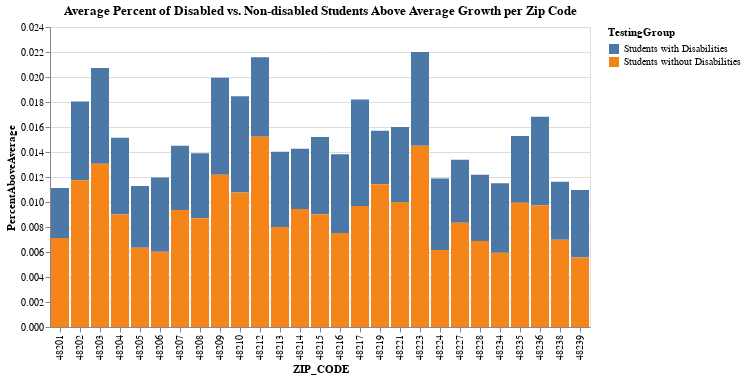

Notebook code cell kept with this figure:
### Code cell
#Chart showing the difference between students with and without disabilities who were above average
zip_dis_nondis_numabove = alt.Chart(df_zip_dis_nondis).mark_bar().encode(
    alt.X('ZIP_CODE:N', sort=alt.EncodingSortField(field="ZIP_CODE", op="count", order='ascending')),
    y=alt.Y('PercentAboveAverage:Q'),
    color = 'TestingGroup:N',
    tooltip=['ZIP_CODE', 'TestingGroup','PercentAboveAverage']
).interactive(
).properties(
        title = 'Average Percent of Disabled vs. Non-disabled Students Above Average Growth per Zip Code'
)

zip_dis_nondis_numabove

### Figure 1 — Vega-Lite specification as saved in the notebook (floating-point values rounded to 4 significant figures)
{"config": {"view": {"continuousWidth": 400, "continuousHeight": 300}}, "data": {"name": "data-90c6017a16687f081c61fa63d03ba428"}, "mark": "bar", "encoding": {"color": {"type": "nominal", "field": "TestingGroup"}, "tooltip": [{"type": "quantitative", "field": "ZIP_CODE"}, {"type": "nominal", "field": "TestingGroup"}, {"type": "quantitative", "field": "PercentAboveAverage"}], "x": {"type": "nominal", "field": "ZIP_CODE", "sort": {"field": "ZIP_CODE", "op": "count", "order": "ascending"}}, "y": {"type": "quantitative", "field": "PercentAboveAverage"}}, "selection": {"selector004": {"type": "interval", "bind": "scales", "encodings": ["x", "y"]}}, "title": "Average Percent of Disabled vs. Non-disabled Students Above Average Growth per Zip Code", "$schema": "https://vega.github.io/schema/vega-lite/v4.8.1.json", "datasets": {"data-90c6017a16687f081c61fa63d03ba428": [{"ZIP_CODE": 48201, "TestingGroup": "Students with Disabilities", "ISDCode": 82.0, "PhoneNumber": 3134000000.0, "NumberAboveAverageGrowth": 0.003726, "NumberAverageGrowth": 0.002672, "NumberBelowAverageGrowth": 0.002727, "PercentAboveAverage": 0.004002, "PercentAverageGrowth": 0.003931, "PercentBelowAverage": 0.004285, "TotalIncluded": 0.001239, "MeanSGP": 0.003386}, {"ZIP_CODE": 48201, "TestingGroup": "Students without Disabilities", "ISDCode": 82.0, "PhoneNumber": 3134000000.0, "NumberAboveAverageGrowth": 0.0154, "NumberAverageGrowth": 0.01957, "NumberBelowAverageGrowth": 0.01911, "PercentAboveAverage": 0.007117, "PercentAverageGrowth": 0.01064, "PercentBelowAverage": 0.01087, "TotalIncluded": 0.01933, "MeanSGP": 0.009481}, {"ZIP_CODE": 48202, "TestingGroup": "Students with Disabilities", "ISDCode": 82.0, "PhoneNumber": 3137000000.0, "NumberAboveAverageGrowth": 0.003726, "NumberAverageGrowth": 0.002717, "NumberBelowAverageGrowth": 0.00284, "PercentAboveAverage": 0.006304, "PercentAverageGrowth": 0.007248, "PercentBelowAverage": 0.008596, "TotalIncluded": 0.001797, "MeanSGP": 0.007097}, {"ZIP_CODE": 48202, "TestingGroup": "Students without Disabilities", "ISDCode": 82.0, "PhoneNumber": 3137000000.0, "NumberAboveAverageGrowth": 0.008259, "NumberAverageGrowth": 0.007348, "NumberBelowAverageGrowth": 0.006672, "PercentAboveAverage": 0.01174, "PercentAverageGrowth": 0.009631, "PercentBelowAverage": 0.008639, "TotalIncluded": 0.007362, "MeanSGP": 0.01145}, {"ZIP_CODE": 48203, "TestingGroup": "Students with Disabilities", "ISDCode": 82.0, "PhoneNumber": 3139000000.0, "NumberAboveAverageGrowth": 0.003726, "NumberAverageGrowth": 0.002672, "NumberBelowAverageGrowth": 0.002937, "PercentAboveAverage": 0.007662, "PercentAverageGrowth": 0.007701, "PercentBelowAverage": 0.008095, "TotalIncluded": 0.001794, "MeanSGP": 0.007976}, {"ZIP_CODE": 48203, "TestingGroup": "Students without Disabilities", "ISDCode": 82.0, "PhoneNumber": 3139000000.0, "NumberAboveAverageGrowth": 0.01205, "NumberAverageGrowth": 0.009753, "NumberBelowAverageGrowth": 0.01014, "PercentAboveAverage": 0.01306, "PercentAverageGrowth": 0.008774, "PercentBelowAverage": 0.008527, "TotalIncluded": 0.0109, "MeanSGP": 0.01195}, {"ZIP_CODE": 48204, "TestingGroup": "Students with Disabilities", "ISDCode": 82.0, "PhoneNumber": 3135000000.0, "NumberAboveAverageGrowth": 0.004045, "NumberAverageGrowth": 0.003932, "NumberBelowAverageGrowth": 0.00456, "PercentAboveAverage": 0.006135, "PercentAverageGrowth": 0.007776, "PercentBelowAverage": 0.009083, "TotalIncluded": 0.003409, "MeanSGP": 0.007255}, {"ZIP_CODE": 48204, "TestingGroup": "Students without Disabilities", "ISDCode": 82.0, "PhoneNumber": 3135000000.0, "NumberAboveAverageGrowth": 0.01931, "NumberAverageGrowth": 0.01808, "NumberBelowAverageGrowth": 0.016, "PercentAboveAverage": 0.008995, "PercentAverageGrowth": 0.01067, "PercentBelowAverage": 0.009551, "TotalIncluded": 0.01842, "MeanSGP": 0.01038}, {"ZIP_CODE": 48205, "TestingGroup": "Students with Disabilities", "ISDCode": 82.0, "PhoneNumber": 3138000000.0, "NumberAboveAverageGrowth": 0.003888, "NumberAverageGrowth": 0.003648, "NumberBelowAverageGrowth": 0.004128, "PercentAboveAverage": 0.004944, "PercentAverageGrowth": 0.008644, "PercentBelowAverage": 0.009608, "TotalIncluded": 0.002976, "MeanSGP": 0.006965}, {"ZIP_CODE": 48205, "TestingGroup": "Students without Disabilities", "ISDCode": 82.0, "PhoneNumber": 3138000000.0, "NumberAboveAverageGrowth": 0.01087, "NumberAverageGrowth": 0.01663, "NumberBelowAverageGrowth": 0.01881, "PercentAboveAverage": 0.006337, "PercentAverageGrowth": 0.01091, "PercentBelowAverage": 0.01115, "TotalIncluded": 0.01675, "MeanSGP": 0.009026}, {"ZIP_CODE": 48206, "TestingGroup": "Students with Disabilities", "ISDCode": 82.0, "PhoneNumber": 3134000000.0, "NumberAboveAverageGrowth": 0.003763, "NumberAverageGrowth": 0.002886, "NumberBelowAverageGrowth": 0.003381, "PercentAboveAverage": 0.005932, "PercentAverageGrowth": 0.005344, "PercentBelowAverage": 0.005836, "TotalIncluded": 0.002177, "MeanSGP": 0.005352}, {"ZIP_CODE": 48206, "TestingGroup": "Students without Disabilities", "ISDCode": 82.0, "PhoneNumber": 3134000000.0, "NumberAboveAverageGrowth": 0.009935, "NumberAverageGrowth": 0.01036, "NumberBelowAverageGrowth": 0.01283, "PercentAboveAverage": 0.006026, "PercentAverageGrowth": 0.009529, "PercentBelowAverage": 0.01275, "TotalIncluded": 0.01134, "MeanSGP": 0.008737}, {"ZIP_CODE": 48207, "TestingGroup": "Students with Disabilities", "ISDCode": 82.0, "PhoneNumber": 3135000000.0, "NumberAboveAverageGrowth": 0.003891, "NumberAverageGrowth": 0.003384, "NumberBelowAverageGrowth": 0.004027, "PercentAboveAverage": 0.005141, "PercentAverageGrowth": 0.006757, "PercentBelowAverage": 0.007856, "TotalIncluded": 0.00278, "MeanSGP": 0.005972}, {"ZIP_CODE": 48207, "TestingGroup": "Students without Disabilities", "ISDCode": 82.0, "PhoneNumber": 3135000000.0, "NumberAboveAverageGrowth": 0.01174, "NumberAverageGrowth": 0.01396, "NumberBelowAverageGrowth": 0.01376, "PercentAboveAverage": 0.009368, "PercentAverageGrowth": 0.01075, "PercentBelowAverage": 0.009223, "TotalIncluded": 0.01404, "MeanSGP": 0.01078}, {"ZIP_CODE": 48208, "TestingGroup": "Students with Disabilities", "ISDCode": 82.0, "PhoneNumber": 3136000000.0, "NumberAboveAverageGrowth": 0.003726, "NumberAverageGrowth": 0.003001, "NumberBelowAverageGrowth": 0.003142, "PercentAboveAverage": 0.005207, "PercentAverageGrowth": 0.007153, "PercentBelowAverage": 0.007137, "TotalIncluded": 0.001763, "MeanSGP": 0.005993}, {"ZIP_CODE": 48208, "TestingGroup": "Students without Disabilities", "ISDCode": 82.0, "PhoneNumber": 3136000000.0, "NumberAboveAverageGrowth": 0.009811, "NumberAverageGrowth": 0.008127, "NumberBelowAverageGrowth": 0.006672, "PercentAboveAverage": 0.00869, "PercentAverageGrowth": 0.008588, "PercentBelowAverage": 0.007203, "TotalIncluded": 0.007859, "MeanSGP": 0.008908}, {"ZIP_CODE": 48209, "TestingGroup": "Students with Disabilities", "ISDCode": 82.0, "PhoneNumber": 3138000000.0, "NumberAboveAverageGrowth": 0.003832, "NumberAverageGrowth": 0.003397, "NumberBelowAverageGrowth": 0.003826, "PercentAboveAverage": 0.007764, "PercentAverageGrowth": 0.008111, "PercentBelowAverage": 0.008504, "TotalIncluded": 0.002597, "MeanSGP": 0.008158}, {"ZIP_CODE": 48209, "TestingGroup": "Students without Disabilities", "ISDCode": 82.0, "PhoneNumber": 3138000000.0, "NumberAboveAverageGrowth": 0.02561, "NumberAverageGrowth": 0.02262, "NumberBelowAverageGrowth": 0.01632, "PercentAboveAverage": 0.01218, "PercentAverageGrowth": 0.01103, "PercentBelowAverage": 0.007027, "TotalIncluded": 0.02231, "MeanSGP": 0.01218}, {"ZIP_CODE": 48210, "TestingGroup": "Students with Disabilities", "ISDCode": 82.0, "PhoneNumber": 3137000000.0, "NumberAboveAverageGrowth": 0.004036, "NumberAverageGrowth": 0.003429, "NumberBelowAverageGrowth": 0.003381, "PercentAboveAverage": 0.007712, "PercentAverageGrowth": 0.00777, "PercentBelowAverage": 0.007139, "TotalIncluded": 0.002931, "MeanSGP": 0.008024}, {"ZIP_CODE": 48210, "TestingGroup": "Students without Disabilities", "ISDCode": 82.0, "PhoneNumber": 3137000000.0, "NumberAboveAverageGrowth": 0.03397, "NumberAverageGrowth": 0.02863, "NumberBelowAverageGrowth": 0.02074, "PercentAboveAverage": 0.01075, "PercentAverageGrowth": 0.01116, "PercentBelowAverage": 0.007889, "TotalIncluded": 0.02877, "MeanSGP": 0.01153}, {"ZIP_CODE": 48212, "TestingGroup": "Students with Disabilities", "ISDCode": 82.0, "PhoneNumber": 3133000000.0, "NumberAboveAverageGrowth": 0.00385, "NumberAverageGrowth": 0.003474, "NumberBelowAverageGrowth": 0.004598, "PercentAboveAverage": 0.006367, "PercentAverageGrowth": 0.0064, "PercentBelowAverage": 0.009341, "TotalIncluded": 0.003245, "MeanSGP": 0.006711}, {"ZIP_CODE": 48212, "TestingGroup": "Students without Disabilities", "ISDCode": 82.0, "PhoneNumber": 3133000000.0, "NumberAboveAverageGrowth": 0.03751, "NumberAverageGrowth": 0.01906, "NumberBelowAverageGrowth": 0.01948, "PercentAboveAverage": 0.01521, "PercentAverageGrowth": 0.006895, "PercentBelowAverage": 0.00881, "TotalIncluded": 0.02547, "MeanSGP": 0.01254}, {"ZIP_CODE": 48213, "TestingGroup": "Students with Disabilities", "ISDCode": 82.0, "PhoneNumber": 3139000000.0, "NumberAboveAverageGrowth": 0.003726, "NumberAverageGrowth": 0.002993, "NumberBelowAverageGrowth": 0.003057, "PercentAboveAverage": 0.006025, "PercentAverageGrowth": 0.006392, "PercentBelowAverage": 0.008394, "TotalIncluded": 0.00202, "MeanSGP": 0.006179}, {"ZIP_CODE": 48213, "TestingGroup": "Students without Disabilities", "ISDCode": 82.0, "PhoneNumber": 3139000000.0, "NumberAboveAverageGrowth": 0.01341, "NumberAverageGrowth": 0.01449, "NumberBelowAverageGrowth": 0.01223, "PercentAboveAverage": 0.008003, "PercentAverageGrowth": 0.01012, "PercentBelowAverage": 0.01089, "TotalIncluded": 0.01381, "MeanSGP": 0.009895}, {"ZIP_CODE": 48214, "TestingGroup": "Students with Disabilities", "ISDCode": 82.0, "PhoneNumber": 3139000000.0, "NumberAboveAverageGrowth": 0.003726, "NumberAverageGrowth": 0.002688, "NumberBelowAverageGrowth": 0.003182, "PercentAboveAverage": 0.004813, "PercentAverageGrowth": 0.00494, "PercentBelowAverage": 0.006136, "TotalIncluded": 0.001773, "MeanSGP": 0.004676}, {"ZIP_CODE": 48214, "TestingGroup": "Students without Disabilities", "ISDCode": 82.0, "PhoneNumber": 3139000000.0, "NumberAboveAverageGrowth": 0.007824, "NumberAverageGrowth": 0.006662, "NumberBelowAverageGrowth": 0.005753, "PercentAboveAverage": 0.009449, "PercentAverageGrowth": 0.009722, "PercentBelowAverage": 0.009012, "TotalIncluded": 0.006532, "MeanSGP": 0.01021}, {"ZIP_CODE": 48215, "TestingGroup": "Students with Disabilities", "ISDCode": 82.0, "PhoneNumber": 3138000000.0, "NumberAboveAverageGrowth": 0.003779, "NumberAverageGrowth": 0.002672, "NumberBelowAverageGrowth": 0.002744, "PercentAboveAverage": 0.006167, "PercentAverageGrowth": 0.004189, "PercentBelowAverage": 0.004698, "TotalIncluded": 0.001331, "MeanSGP": 0.004988}, {"ZIP_CODE": 48215, "TestingGroup": "Students without Disabilities", "ISDCode": 82.0, "PhoneNumber": 3138000000.0, "NumberAboveAverageGrowth": 0.008693, "NumberAverageGrowth": 0.006724, "NumberBelowAverageGrowth": 0.00568, "PercentAboveAverage": 0.009027, "PercentAverageGrowth": 0.01167, "PercentBelowAverage": 0.008591, "TotalIncluded": 0.006839, "MeanSGP": 0.01069}, {"ZIP_CODE": 48216, "TestingGroup": "Students with Disabilities", "ISDCode": 82.0, "PhoneNumber": 3136000000.0, "NumberAboveAverageGrowth": 0.004595, "NumberAverageGrowth": 0.003563, "NumberBelowAverageGrowth": 0.003471, "PercentAboveAverage": 0.006298, "PercentAverageGrowth": 0.005139, "PercentBelowAverage": 0.007576, "TotalIncluded": 0.002634, "MeanSGP": 0.005661}, {"ZIP_CODE": 48216, "TestingGroup": "Students without Disabilities", "ISDCode": 82.0, "PhoneNumber": 3136000000.0, "NumberAboveAverageGrowth": 0.01695, "NumberAverageGrowth": 0.01875, "NumberBelowAverageGrowth": 0.01821, "PercentAboveAverage": 0.007525, "PercentAverageGrowth": 0.01078, "PercentBelowAverage": 0.01051, "TotalIncluded": 0.01853, "MeanSGP": 0.009576}, {"ZIP_CODE": 48217, "TestingGroup": "Students with Disabilities", "ISDCode": 82.0, "PhoneNumber": 3134000000.0, "NumberAboveAverageGrowth": 0.003726, "NumberAverageGrowth": 0.002672, "NumberBelowAverageGrowth": 0.002705, "PercentAboveAverage": 0.00851, "PercentAverageGrowth": 0.007023, "PercentBelowAverage": 0.007284, "TotalIncluded": 0.001186, "MeanSGP": 0.007916}, {"ZIP_CODE": 48217, "TestingGroup": "Students without Disabilities", "ISDCode": 82.0, "PhoneNumber": 3134000000.0, "NumberAboveAverageGrowth": 0.005589, "NumberAverageGrowth": 0.004453, "NumberBelowAverageGrowth": 0.004869, "PercentAboveAverage": 0.009681, "PercentAverageGrowth": 0.00805, "PercentBelowAverage": 0.01154, "TotalIncluded": 0.00464, "MeanSGP": 0.01028}, {"ZIP_CODE": 48219, "TestingGroup": "Students with Disabilities", "ISDCode": 82.0, "PhoneNumber": 3136000000.0, "NumberAboveAverageGrowth": 0.003726, "NumberAverageGrowth": 0.003073, "NumberBelowAverageGrowth": 0.003864, "PercentAboveAverage": 0.004282, "PercentAverageGrowth": 0.007218, "PercentBelowAverage": 0.008486, "TotalIncluded": 0.00228, "MeanSGP": 0.005398}, {"ZIP_CODE": 48219, "TestingGroup": "Students without Disabilities", "ISDCode": 82.0, "PhoneNumber": 3136000000.0, "NumberAboveAverageGrowth": 0.01412, "NumberAverageGrowth": 0.01249, "NumberBelowAverageGrowth": 0.01384, "PercentAboveAverage": 0.01141, "PercentAverageGrowth": 0.009027, "PercentBelowAverage": 0.009419, "TotalIncluded": 0.01409, "MeanSGP": 0.01122}, {"ZIP_CODE": 48221, "TestingGroup": "Students with Disabilities", "ISDCode": 82.0, "PhoneNumber": 3135000000.0, "NumberAboveAverageGrowth": 0.003765, "NumberAverageGrowth": 0.00308, "NumberBelowAverageGrowth": 0.003588, "PercentAboveAverage": 0.005992, "PercentAverageGrowth": 0.008802, "PercentBelowAverage": 0.01075, "TotalIncluded": 0.002474, "MeanSGP": 0.007778}, {"ZIP_CODE": 48221, "TestingGroup": "Students without Disabilities", "ISDCode": 82.0, "PhoneNumber": 3135000000.0, "NumberAboveAverageGrowth": 0.01743, "NumberAverageGrowth": 0.01612, "NumberBelowAverageGrowth": 0.01563, "PercentAboveAverage": 0.01001, "PercentAverageGrowth": 0.01011, "PercentBelowAverage": 0.009377, "TotalIncluded": 0.01722, "MeanSGP": 0.01074}, {"ZIP_CODE": 48223, "TestingGroup": "Students with Disabilities", "ISDCode": 82.0, "PhoneNumber": 3135000000.0, "NumberAboveAverageGrowth": 0.003875, "NumberAverageGrowth": 0.004329, "NumberBelowAverageGrowth": 0.003949, "PercentAboveAverage": 0.007505, "PercentAverageGrowth": 0.01069, "PercentBelowAverage": 0.01056, "TotalIncluded": 0.003433, "MeanSGP": 0.009962}, {"ZIP_CODE": 48223, "TestingGroup": "Students without Disabilities", "ISDCode": 82.0, "PhoneNumber": 3135000000.0, "NumberAboveAverageGrowth": 0.02288, "NumberAverageGrowth": 0.01721, "NumberBelowAverageGrowth": 0.01569, "PercentAboveAverage": 0.01449, "PercentAverageGrowth": 0.008747, "PercentBelowAverage": 0.007554, "TotalIncluded": 0.01924, "MeanSGP": 0.0125}, {"ZIP_CODE": 48224, "TestingGroup": "Students with Disabilities", "ISDCode": 82.0, "PhoneNumber": 3138000000.0, "NumberAboveAverageGrowth": 0.003902, "NumberAverageGrowth": 0.003403, "NumberBelowAverageGrowth": 0.003659, "PercentAboveAverage": 0.005731, "PercentAverageGrowth": 0.008615, "PercentBelowAverage": 0.009927, "TotalIncluded": 0.002672, "MeanSGP": 0.007584}, {"ZIP_CODE": 48224, "TestingGroup": "Students without Disabilities", "ISDCode": 82.0, "PhoneNumber": 3138000000.0, "NumberAboveAverageGrowth": 0.008686, "NumberAverageGrowth": 0.01394, "NumberBelowAverageGrowth": 0.0154, "PercentAboveAverage": 0.006151, "PercentAverageGrowth": 0.01054, "PercentBelowAverage": 0.01165, "TotalIncluded": 0.01372, "MeanSGP": 0.008992}, {"ZIP_CODE": 48227, "TestingGroup": "Students with Disabilities", "ISDCode": 82.0, "PhoneNumber": 3138000000.0, "NumberAboveAverageGrowth": 0.00401, "NumberAverageGrowth": 0.003512, "NumberBelowAverageGrowth": 0.00407, "PercentAboveAverage": 0.005053, "PercentAverageGrowth": 0.007064, "PercentBelowAverage": 0.007924, "TotalIncluded": 0.002716, "MeanSGP": 0.006008}, {"ZIP_CODE": 48227, "TestingGroup": "Students without Disabilities", "ISDCode": 82.0, "PhoneNumber": 3138000000.0, "NumberAboveAverageGrowth": 0.01324, "NumberAverageGrowth": 0.01627, "NumberBelowAverageGrowth": 0.01464, "PercentAboveAverage": 0.008333, "PercentAverageGrowth": 0.01154, "PercentBelowAverage": 0.009258, "TotalIncluded": 0.01562, "MeanSGP": 0.01034}, {"ZIP_CODE": 48228, "TestingGroup": "Students with Disabilities", "ISDCode": 82.0, "PhoneNumber": 3137000000.0, "NumberAboveAverageGrowth": 0.003788, "NumberAverageGrowth": 0.003577, "NumberBelowAverageGrowth": 0.004193, "PercentAboveAverage": 0.005299, "PercentAverageGrowth": 0.00651, "PercentBelowAverage": 0.008093, "TotalIncluded": 0.002646, "MeanSGP": 0.00595}, {"ZIP_CODE": 48228, "TestingGroup": "Students without Disabilities", "ISDCode": 82.0, "PhoneNumber": 3137000000.0, "NumberAboveAverageGrowth": 0.009943, "NumberAverageGrowth": 0.01194, "NumberBelowAverageGrowth": 0.01542, "PercentAboveAverage": 0.006875, "PercentAverageGrowth": 0.0102, "PercentBelowAverage": 0.01147, "TotalIncluded": 0.01327, "MeanSGP": 0.009206}, {"ZIP_CODE": 48234, "TestingGroup": "Students with Disabilities", "ISDCode": 82.0, "PhoneNumber": 3139000000.0, "NumberAboveAverageGrowth": 0.003726, "NumberAverageGrowth": 0.002699, "NumberBelowAverageGrowth": 0.003273, "PercentAboveAverage": 0.005573, "PercentAverageGrowth": 0.007358, "PercentBelowAverage": 0.0078, "TotalIncluded": 0.001853, "MeanSGP": 0.006262}, {"ZIP_CODE": 48234, "TestingGroup": "Students without Disabilities", "ISDCode": 82.0, "PhoneNumber": 3139000000.0, "NumberAboveAverageGrowth": 0.007658, "NumberAverageGrowth": 0.008669, "NumberBelowAverageGrowth": 0.0113, "PercentAboveAverage": 0.005935, "PercentAverageGrowth": 0.009468, "PercentBelowAverage": 0.01278, "TotalIncluded": 0.009502, "MeanSGP": 0.008328}, {"ZIP_CODE": 48235, "TestingGroup": "Students with Disabilities", "ISDCode": 82.0, "PhoneNumber": 3136000000.0, "NumberAboveAverageGrowth": 0.003726, "NumberAverageGrowth": 0.002721, "NumberBelowAverageGrowth": 0.003049, "PercentAboveAverage": 0.005352, "PercentAverageGrowth": 0.004566, "PercentBelowAverage": 0.006313, "TotalIncluded": 0.00158, "MeanSGP": 0.004743}, {"ZIP_CODE": 48235, "TestingGroup": "Students without Disabilities", "ISDCode": 82.0, "PhoneNumber": 3136000000.0, "NumberAboveAverageGrowth": 0.01636, "NumberAverageGrowth": 0.0171, "NumberBelowAverageGrowth": 0.01665, "PercentAboveAverage": 0.009936, "PercentAverageGrowth": 0.01024, "PercentBelowAverage": 0.009305, "TotalIncluded": 0.01764, "MeanSGP": 0.01081}, {"ZIP_CODE": 48236, "TestingGroup": "Students with Disabilities", "ISDCode": 82.0, "PhoneNumber": 3134000000.0, "NumberAboveAverageGrowth": 0.004285, "NumberAverageGrowth": 0.00354, "NumberBelowAverageGrowth": 0.003787, "PercentAboveAverage": 0.007083, "PercentAverageGrowth": 0.008513, "PercentBelowAverage": 0.008369, "TotalIncluded": 0.003219, "MeanSGP": 0.008057}, {"ZIP_CODE": 48236, "TestingGroup": "Students without Disabilities", "ISDCode": 82.0, "PhoneNumber": 3134000000.0, "NumberAboveAverageGrowth": 0.01652, "NumberAverageGrowth": 0.01719, "NumberBelowAverageGrowth": 0.01623, "PercentAboveAverage": 0.009743, "PercentAverageGrowth": 0.01025, "PercentBelowAverage": 0.009418, "TotalIncluded": 0.01765, "MeanSGP": 0.0108}, {"ZIP_CODE": 48238, "TestingGroup": "Students with Disabilities", "ISDCode": 82.0, "PhoneNumber": 3137000000.0, "NumberAboveAverageGrowth": 0.003912, "NumberAverageGrowth": 0.003073, "NumberBelowAverageGrowth": 0.004463, "PercentAboveAverage": 0.004649, "PercentAverageGrowth": 0.005577, "PercentBelowAverage": 0.008301, "TotalIncluded": 0.002708, "MeanSGP": 0.005126}, {"ZIP_CODE": 48238, "TestingGroup": "Students without Disabilities", "ISDCode": 82.0, "PhoneNumber": 3137000000.0, "NumberAboveAverageGrowth": 0.01161, "NumberAverageGrowth": 0.01412, "NumberBelowAverageGrowth": 0.01636, "PercentAboveAverage": 0.006977, "PercentAverageGrowth": 0.01056, "PercentBelowAverage": 0.01103, "TotalIncluded": 0.01488, "MeanSGP": 0.009576}, {"ZIP_CODE": 48239, "TestingGroup": "Students with Disabilities", "ISDCode": 82.0, "PhoneNumber": 3133000000.0, "NumberAboveAverageGrowth": 0.003726, "NumberAverageGrowth": 0.002672, "NumberBelowAverageGrowth": 0.002705, "PercentAboveAverage": 0.005395, "PercentAverageGrowth": 0.005189, "PercentBelowAverage": 0.01114, "TotalIncluded": 0.001396, "MeanSGP": 0.005715}, {"ZIP_CODE": 48239, "TestingGroup": "Students without Disabilities", "ISDCode": 82.0, "PhoneNumber": 3133000000.0, "NumberAboveAverageGrowth": 0.004843, "NumberAverageGrowth": 0.00668, "NumberBelowAverageGrowth": 0.01109, "PercentAboveAverage": 0.005569, "PercentAverageGrowth": 0.009581, "PercentBelowAverage": 0.01292, "TotalIncluded": 0.007641, "MeanSGP": 0.008186}]}}
